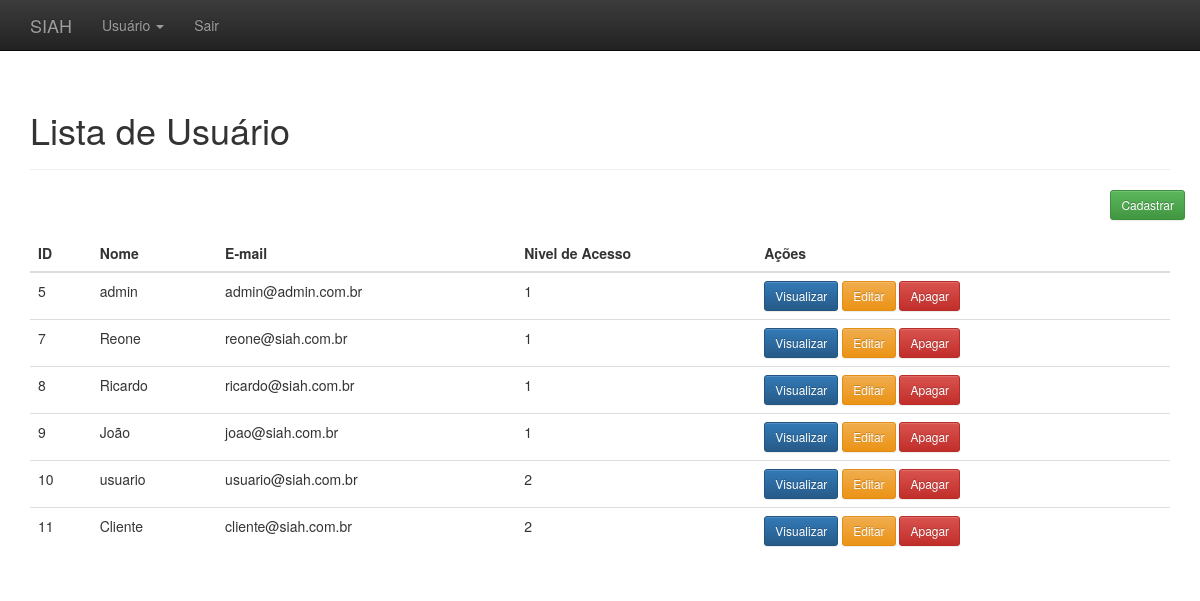
Screenshot of /login/administrativo.php?link=2 (signed in) with the database file from the repository.
### tables this page shows
CREATE TABLE `usuarios` (
  `id` int(11) NOT NULL,
  `nome` varchar(220) NOT NULL,
  `email` varchar(220) NOT NULL,
  `login` varchar(50) NOT NULL,
  `senha` varchar(50) NOT NULL,
  `nivel_acesso_id` int(11) NOT NULL,
  `created` datetime DEFAULT NULL,
  `modified` datetime DEFAULT NULL
);

### login/listar_usuario.php (the view, shortened to what this page needs)
<?php
	$resultado=mysql_query("SELECT * FROM usuarios ORDER BY 'id'");
?>
<div class="container theme-showcase" role="main">
  <div class="page-header">
	<h1>Lista de Usuário</h1>
  </div>
  <div class="row espaco">
		<div class="pull-right">
			<a href="administrativo.php?link=3"><button type='button' class='btn btn-sm btn-success'>Cadastrar</button></a>
		</div>
	</div>
  <div class="row">
	<div class="col-md-12">
	  <table class="table">
		<thead>
		  <tr>
			<th>ID</th>
			<th>Nome</th>
			<th>E-mail</th>
			<th>Nivel de Acesso</th>
			 <th>Ações</th>
		  </tr>
		</thead>
		<tbody>
			<?php
				while($linhas = mysql_fetch_array($resultado)){
					echo "<tr>";
						echo "<td>".$linhas['id']."</td>";
						echo "<td>".$linhas['nome']."</td>";
						echo "<td>".$linhas['email']."</td>";
						echo "<td>".$linhas['nivel_acesso_id']."</td>";
						?>
						<td>
						<a href='administrativo.php?link=5&id=<?php echo $linhas['id']; ?>'><button type='button' class='btn btn-sm btn-primary'>Visualizar</button></a>
						<a href='administrativo.php?link=4&id=<?php echo $linhas['id']; ?>'><button type='button' class='btn btn-sm btn-warning'>Editar</button></a>
						<a href='processa/proc_apagar_usuario.php?id=<?php echo $linhas['id']; ?>'><button type='button' class='btn btn-sm btn-danger'>Apagar</button></a>
						<?php
					echo "</tr>";
				}
			?>
		</tbody>
	  </table>
	</div>
	</div>
</div>

### login/administrativo.php (shortened to what this page needs)
<!DOCTYPE html>
<html lang="pt-br">
  <head>
    <link href="css/bootstrap.min.css" rel="stylesheet">
    <link href="css/bootstrap-theme.min.css" rel="stylesheet">
    <link href="css/theme.css" rel="stylesheet">
  </head>
  <body role="document">
	<?php
		include_once("menu_admin.php");
		$link = $_GET["link"];
		$pag[1] = "bem_vindo.php";
		$pag[2] = "listar_usuario.php";
		$pag[3] = "cad_usuario.php";
		$pag[4] = "editar_usuario.php";
		$pag[5] = "visual_usuario.php";
		if(!empty($link)){
			if(file_exists($pag[$link])){
				include $pag[$link];
			}else{
				include "bem_vindo.php";
			}
		}else{
			include "bem_vindo.php";
		}
	?>
  </body>
</html>

### login/menu_admin.php (shortened to what this page needs)
<nav class="navbar navbar-inverse navbar-fixed-top">
  <div class="container">
	<div class="navbar-header">
	  <a class="navbar-brand" href="administrativo.php">SIAH</a>
	</div>
	<div id="navbar" class="navbar-collapse collapse">
	  <ul class="nav navbar-nav">
		<li class="dropdown">
		  <a href="#" class="dropdown-toggle" data-toggle="dropdown" role="button" aria-haspopup="true" aria-expanded="false">Usuário <span class="caret"></span></a>
		</li>
		<li><a href="sair.php">Sair</a></li>
	  </ul>
	</div>
  </div>
</nav>

### login/css/theme.css (style rules this page uses)
body { padding-top: 70px; padding-bottom: 30px; }
.espaco { margin-bottom:15px; }

### rows the page displays
usuarios: id "5", nome "admin", email "admin@admin.com.br", nivel_acesso "1"
usuarios: id "7", nome "Reone", email "reone@siah.com.br", nivel_acesso "1"
usuarios: id "8", nome "Ricardo", email "ricardo@siah.com.br", nivel_acesso "1"
usuarios: id "9", nome "João", email "joao@siah.com.br", nivel_acesso "1"
usuarios: id "10", nome "usuario", email "usuario@siah.com.br", nivel_acesso "2"
usuarios: id "11", nome "Cliente", email "cliente@siah.com.br", nivel_acesso "2"
